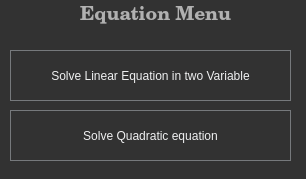
<?xml version="1.0" encoding="UTF-8"?>
<ui version="4.0">
 <class>Menu</class>
 <widget class="QWidget" name="Menu">
  <property name="geometry">
   <rect>
    <x>0</x>
    <y>0</y>
    <width>306</width>
    <height>179</height>
   </rect>
  </property>
  <property name="windowTitle">
   <string>Form</string>
  </property>
  <property name="styleSheet">
   <string notr="true">
QToolTip
{
     border: 1px solid black;
     background-color: #D1DBCB;
     padding: 1px;
     border-radius: 3px;
     opacity: 100;
}

QWidget
{
    color: #b1b1b1;
    background-color: #323232;
    selection-background-color:#323232;
    selection-color: black;
    background-clip: border;
    border-image: none;
    border: 0px transparent black;
    outline: 0;
}

QWidget:item:hover
{
    background-color: #D1DBCB;
    color: black;
}

QWidget:item:selected
{
    background-color: #D1DBCB;
    border: 0px
}

QLineEdit
{
    background-color: #1e1e1e;
    selection-background-color: #D1DBCB;
    selection-color: black;
    padding: 5px;
    border-style: solid;
    border: 1px solid #76797C;
    border-radius: 2px;
    color: #eff0f1;
}
QPushButton::menu-indicator  {
    subcontrol-origin: padding;
    subcontrol-position: bottom right;
    left: 8px;
}
QPushButton
{
    color: #eff0f1;
    background-color: #323232;
    border-width: 1px;
    border-color: #76797C;
    border-style: solid;
    padding: 5px;
    border-radius: 0px;
    outline: none;
}

QPushButton:disabled
{
    background-color: #323232;
    border-width: 1px;
    border-color: #454545;
    border-style: solid;
    padding-top: 5px;
    padding-bottom: 5px;
    padding-left: 10px;
    padding-right: 10px;
    border-radius: 2px;
    color: #454545;
}

QPushButton:focus {
    background-color: #D1DBCB;
    color: black;
}

QPushButton:pressed
{
    color: black;
    background-color: #D1DBCB;
    padding-top: -15px;
    padding-bottom: -17px;
}

QComboBox
{
    selection-background-color: #D1DBCB;
    background-color: #31363B;
    border-style: solid;
    border: 1px solid #76797C;
    border-radius: 2px;
    padding: 5px;
    min-width: 75px;
}

QPushButton:checked{
    background-color: #76797C;
    border-color: #6A6969;
}

QComboBox:hover,QPushButton:hover,QAbstractSpinBox:hover,QLineEdit:hover,QTextEdit:hover,QPlainTextEdit:hover,QAbstractView:hover,QTreeView:hover
{
    border: 1px solid #D1DBCB;
}
QTabWidget:focus, QCheckBox:focus, QRadioButton:focus, QSlider:focus
{
    border: none;
}

QHeaderView::section
{
    background-color: #76797C;
    color: #eff0f1;
    padding: 5px;
    border: 1px solid #76797C;
}

QSizeGrip {
    image: url(:/qss_icons/rc/sizegrip.png);
    width: 12px;
    height: 12px;
}


QMainWindow::separator
{
    background-color: #323232;
    color: white;
    padding-left: 4px;
    spacing: 2px;
    border: 1px dashed #76797C;
}

QMainWindow::separator:hover
{

    background-color: #787876;
    color: white;
    padding-left: 4px;
    border: 1px solid #76797C;
    spacing: 2px;
}


QMenu::separator
{
    height: 1px;
    background-color: #76797C;
    color: white;
    padding-left: 4px;
    margin-left: 10px;
    margin-right: 5px;
}

QFrame
{
    border-radius: 0px;
    /*border: 1px solid #76797C;*/
}


QFrame[frameShape=&quot;0&quot;]
{
    border-radius: 0px;
    border: 0px transparent #76797C;
}

QStackedWidget
{
    border: 1px transparent black;
}
</string>
  </property>
  <widget class="QLabel" name="label">
   <property name="geometry">
    <rect>
     <x>80</x>
     <y>0</y>
     <width>151</width>
     <height>31</height>
    </rect>
   </property>
   <property name="font">
    <font>
     <family>Century Schoolbook L</family>
     <pointsize>14</pointsize>
     <weight>75</weight>
     <bold>true</bold>
    </font>
   </property>
   <property name="text">
    <string>Equation Menu</string>
   </property>
  </widget>
  <widget class="QPushButton" name="linequ">
   <property name="geometry">
    <rect>
     <x>10</x>
     <y>50</y>
     <width>281</width>
     <height>51</height>
    </rect>
   </property>
   <property name="text">
    <string>Solve Linear Equation in two Variable</string>
   </property>
  </widget>
  <widget class="QPushButton" name="quadequ">
   <property name="geometry">
    <rect>
     <x>10</x>
     <y>110</y>
     <width>281</width>
     <height>51</height>
    </rect>
   </property>
   <property name="text">
    <string>Solve Quadratic equation</string>
   </property>
  </widget>
 </widget>
 <resources/>
 <connections/>
</ui>
